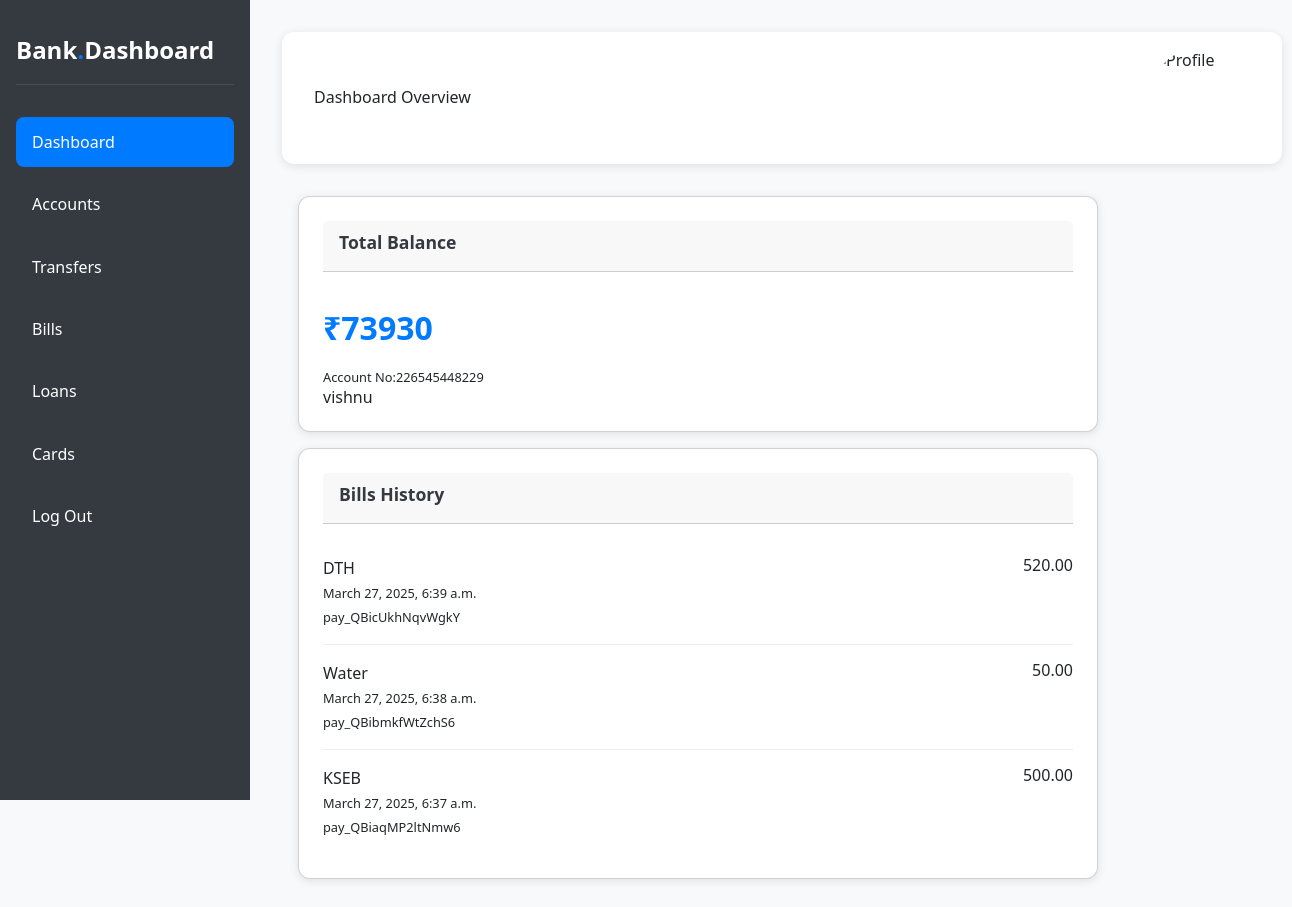
/user_dashboard (signed in), run on the app's committed database.
### banking/models.py (models this page shows, shortened)
class CustomerProfile(models.Model):
    GENDER_CHOICES = [
        ('Male', 'MALE'),
        ('Female', 'FEMALE'),
        ('Others', 'OTHERS'),
    ]
    ACCOUNT_TYPE = [
        ('savings', 'SAVINGS'),
        ('current', 'CURRENT'),
        ('bussiness', 'BUSSINESS'),
    ]
    ID_TYPE = [
        ('adhar_card', 'ADHAR_CARD'),
        ('pan_card', 'PAN_CARD'),
    ]
    EMPLOYMENT_STATUS = [
        ('employed', 'EMPLOYED'),
        ('unemployed', 'UNEMPLOYED'),
        ('retired', 'RETIRED'),
        ('student', 'STUDENT'),
    ]
    user = models.OneToOneField(User, on_delete=models.CASCADE)
    dob = models.DateField()
    gender = models.CharField(max_length=50, choices=GENDER_CHOICES)
    address = models.CharField(max_length=50)
    city = models.CharField(max_length=50)
    state = models.CharField(max_length=50)
    zip_code = models.CharField(max_length=50)
    account_type = models.CharField(max_length=50, choices=ACCOUNT_TYPE)
    amount = models.DecimalField(max_digits=12, decimal_places=2, default=0.00)
    account_number = models.CharField(max_length=20, unique=True, default=uuid.uuid4)
    id_type = models.CharField(max_length=50, choices=ID_TYPE)
    id_num = models.CharField(max_length=15, null=True)
    employment_status = models.CharField(max_length=50, choices=EMPLOYMENT_STATUS)
    created_at = models.DateTimeField(auto_now_add=True)
    update_at = models.DateTimeField(auto_now=True)
    is_active = models.BooleanField(default=False)
    is_blocked = models.BooleanField(default=False)  # ✅ Field to block/unblock user

class BillHistory(models.Model):
    user = models.ForeignKey(User, on_delete=models.CASCADE)
    bill_type = models.CharField(max_length=50)
    bill_amount = models.DecimalField(max_digits=10, decimal_places=2)
    payment_date = models.DateTimeField(auto_now_add=True)
    transaction_id = models.CharField(max_length=50, null=True, blank=True)
    payment_status = models.CharField(max_length=15)
    created_at = models.DateTimeField(auto_now_add=True)

### banking/views.py (the view)
# urls.py: path('user_dashboard',views.user_dashboard_view,name='user_dashboard'),
def user_dashboard_view(request):
    user = request.user
    Bill_history = BillHistory.objects.filter(user=user)
    bill_debited = Bill_history.aggregate(Sum('bill_amount'))['bill_amount__sum'] or 0
    deposit_total = DepositTransaction.objects.filter(user=user, status="successful").aggregate(Sum('amount'))['amount__sum'] or 0
    transfer_total = TransferHistory.objects.filter(sender=user, status="successful").aggregate(Sum('amount'))['amount__sum'] or 0
    transfer_total += bill_debited  # No NoneType issue here
    total = deposit_total - transfer_total
    customer_profile = get_object_or_404(CustomerProfile, user=user)
    bill_history = BillHistory.objects.filter(user=user).order_by('-created_at')
    context = {
        "user": user,
        "account": DepositTransaction.objects.filter(user=user, status="successful"),
        "customer_profile": customer_profile,
        "total": total,
        "bill_history": bill_history
    }
    return render(request, "user_dashboard.html", context)

### templates/user_dashboard.html (shortened to what this page needs)
{% extends "dashboard_user.html" %}
{% load static %}
{% block content %}
<head>
</head>
<div class="header">
    <h1 class='hai'>Dashboard Overview</h1>
    <div class="user-profile">
        <img src="https://static.vecteezy.com/system/resources/thumbnails/030/741/617/small/business-global-internet-connection-application-technology-and-digital-marketing-financial-and-banking-digital-link-tech-big-data-photo.jpg"
            height="100px" width="100px" alt="Profile" style="border-radius: 50%;">
    </div>
</div>
<div class="cards-grid w-full">
    <div class="card">
        <div class="card-header">
            <div class="card-title">Total Balance</div>
        </div>
        <div class="balance">₹{{ total }} </div>
        <small>Account No:{{ customer_profile.account_number}}</small>
        {% if user.is_authenticated %}
        <h1>{{request.user}}</h1>
        {% endif %}
    </div>
</div>
<div class="cards-grid">
    <div class="card">
        <div class="card-header">
            <div class="card-title"> Bills History</div>
        </div>
        <div class="transaction-list">
            {% for bill in bill_history %}
            <div class="transaction-item">
                <div>
                    <div>{{bill.bill_type}}</div>
                    <small>{{bill.payment_date}}</small><br>
                    <small>{{bill.transaction_id}}</small>
                </div>
                <h1>{{bill.bill_amount}}</h1>
            </div>
            {% endfor %}
        </div>
    </div>
</div>
{% endblock content %}

### templates/dashboard_user.html (style rules this page uses)
* { margin: 0; padding: 0; box-sizing: border-box; font-family: 'Segoe UI', Arial, sans-serif; }
:root { --primary-color: #007bff; --secondary-color: #6c757d; --background-color: #f8f9fa; --white: #ffffff; --dark: #343a40; }
body { background-color: var(--background-color); }

### templates/user_dashboard.html (style rules this page uses)
.header { display: flex; justify-content: space-between; align-items: center; margin-bottom: 2rem; background: var(--white); padding: 1rem 2rem; border-radius: 12px; box-shadow: 0 2px 10px rgba(0, 0, 0, 0.1); width: 1000px; ; }
.user-profile { display: flex; align-items: center; gap: 1rem; }
.card { background: var(--white); border-radius: 12px; padding: 1.5rem; box-shadow: 0 2px 10px rgba(0, 0, 0, 0.1); width: 800px; margin: 1rem; }
.card-header { display: flex; justify-content: space-between; align-items: center; margin-bottom: 1rem; }
.card-title { font-size: 1.1rem; font-weight: 600; color: var(--dark); }
.balance { font-size: 2rem; font-weight: bold; color: var(--primary-color); margin: 1rem 0; }
.transaction-list { list-style: none; }
.transaction-item { display: flex; justify-content: space-between; padding: 1rem 0; border-bottom: 1px solid #eee; }
.transaction-item:last-child { border-bottom: none; }

### data on the page
CustomerProfile: account_number "226545448229"
BillHistory: bill_type "DTH", payment_date "March 27, 2025, 6:39 a.m.", transaction_id "pay_QBicUkhNqvWgkY", bill_amount "520.00"
BillHistory: bill_type "Water", payment_date "March 27, 2025, 6:38 a.m.", transaction_id "pay_QBibmkfWtZchS6", bill_amount "50.00"
BillHistory: bill_type "KSEB", payment_date "March 27, 2025, 6:37 a.m.", transaction_id "pay_QBiaqMP2ltNmw6", bill_amount "500.00"

### other printed values
{{ total }} "73930"
{{ request.user }} "vishnu"
